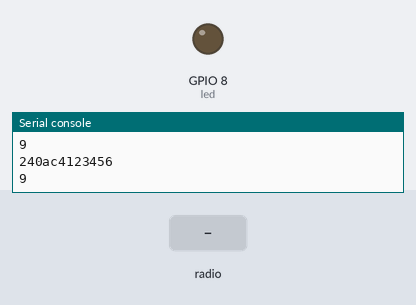
The program below on a simulated ESP8266 board running MicroPython. Shown: output pins drawn as LEDs (lit = HIGH), the last lines printed to the serial console. The inputs (shaded band) are chosen by the test bench.

Above: at 1.2 s.
1.3 s: radio message "1" arrives
At 1.8 s:
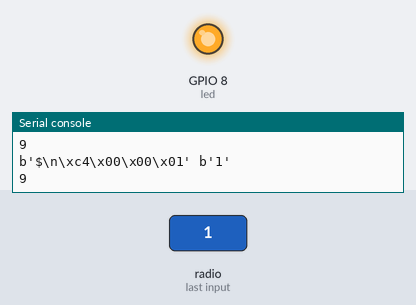
Timing chart, 0 to 4.3 s (numbered marks = the images above; inputs shaded):
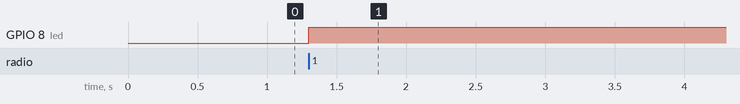

Measured:
- after the input at 1.3 s, GPIO 8 (led): LOW → HIGH at once

The program:

main.py
```python
import network
import espnow
from machine import Pin
import time


def wifi_reset():   # Reset wifi to AP_IF off, STA_IF on and disconnected
  sta = network.WLAN(network.STA_IF); sta.active(False)
  ap = network.WLAN(network.AP_IF); ap.active(False)
  sta.active(True)
  while not sta.active():
      time.sleep(0.1)
  sta.disconnect()   # For ESP8266
  while sta.isconnected():
      time.sleep(0.1)
  return sta, ap

sta, ap = wifi_reset()


led = Pin(8, Pin.OUT)
# A WLAN interface must be active to send()/recv()

sta.config(channel = 9)
sta.config(pm=sta.PM_NONE)
print(sta.config("channel"))
sta.active(True)

print(sta.config("channel"))
sta.config(reconnects =0)

e = espnow.ESPNow()
e.active(True)
state = 0
channel = 0
print(sta.config('mac').hex())
while True:
    print(sta.config("channel"))

    host, msg = e.recv(10000)
    if msg:             # msg == None if timeout in recv()
        print(host, msg)
        state = not state
        led.value(state)
    else:
        print("no message")
        channel += 1
        if channel > 14:
            channel = 1
        sta.config(channel = channel)


        
```
